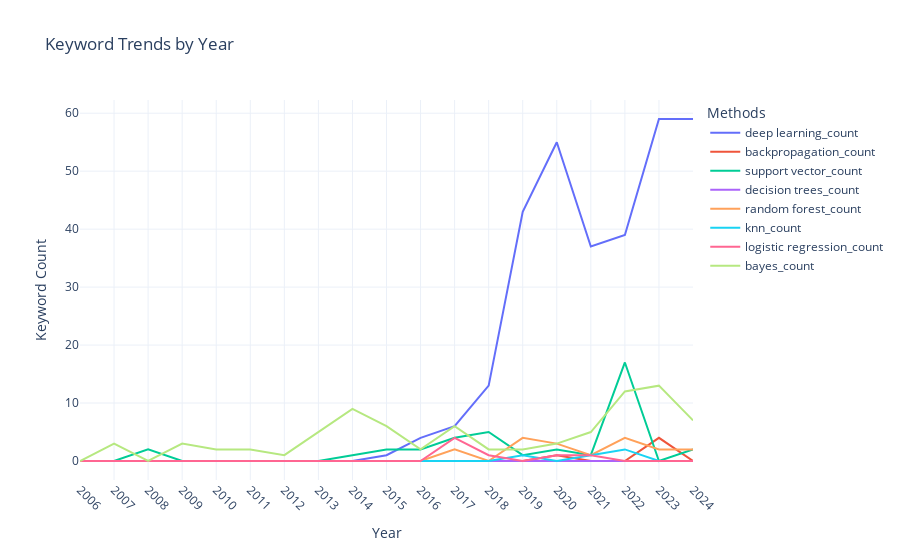

Here is the notebook cell this chart was saved with:
### Code cell
import plotly.express as px
import pandas as pd

# Extract year and count keywords (as done previously)
df['year'] = pd.to_datetime(df['Published Date']).dt.year

keywords = ['deep learning', 'backpropagation', 'support vector', 
            'decision trees', 'random forest', 'knn', 
            'logistic regression', 'bayes']

for keyword in keywords:
    df[keyword + '_count'] = df['cleaned_text'].apply(lambda x: x.count(keyword))

# Group by year and sum keyword counts
yearly_keyword_counts = df.groupby('year')[
    [keyword + '_count' for keyword in keywords]
].sum()

# Reshape the data for Plotly (long format for better visualization)
plot_data = yearly_keyword_counts.reset_index().melt(
    id_vars='year', 
    var_name='Keyword', 
    value_name='Count'
)

# Create interactive line plot with Plotly
fig = px.line(
    plot_data, 
    x='year', 
    y='Count', 
    color='Keyword', 
    title='Keyword Trends by Year',
    labels={'year': 'Year', 'Count': 'Keyword Count'}
)

fig.update_layout(
    hovermode='x unified',
    legend_title_text='Methods',
    template='plotly_white'
)

fig.update_xaxes(
    dtick=1,
    tickmode='linear',
    tickangle=45  
)

fig.show()

### Figure 1 — Plotly figure (JSON) as saved in the notebook; plotly's stock layout.template omitted (floating-point values rounded to 4 significant figures)
{"data": [{"hovertemplate": "Keyword=deep learning_count<br>Year=%{x}<br>Keyword Count=%{y}<extra></extra>", "legendgroup": "deep learning_count", "line": {"color": "#636efa", "dash": "solid"}, "marker": {"symbol": "circle"}, "mode": "lines", "name": "deep learning_count", "orientation": "v", "showlegend": true, "type": "scatter", "x": [2006, 2007, 2008, 2009, 2010, 2011, 2012, 2013, 2014, 2015, 2016, 2017, 2018, 2019, 2020, 2021, 2022, 2023, 2024], "xaxis": "x", "y": [0, 0, 0, 0, 0, 0, 0, 0, 0, 1, 4, 6, 13, 43, 55, 37, 39, 59, 59], "yaxis": "y"}, {"hovertemplate": "Keyword=backpropagation_count<br>Year=%{x}<br>Keyword Count=%{y}<extra></extra>", "legendgroup": "backpropagation_count", "line": {"color": "#EF553B", "dash": "solid"}, "marker": {"symbol": "circle"}, "mode": "lines", "name": "backpropagation_count", "orientation": "v", "showlegend": true, "type": "scatter", "x": [2006, 2007, 2008, 2009, 2010, 2011, 2012, 2013, 2014, 2015, 2016, 2017, 2018, 2019, 2020, 2021, 2022, 2023, 2024], "xaxis": "x", "y": [0, 0, 0, 0, 0, 0, 0, 0, 0, 0, 0, 0, 0, 0, 1, 0, 0, 4, 0], "yaxis": "y"}, {"hovertemplate": "Keyword=support vector_count<br>Year=%{x}<br>Keyword Count=%{y}<extra></extra>", "legendgroup": "support vector_count", "line": {"color": "#00cc96", "dash": "solid"}, "marker": {"symbol": "circle"}, "mode": "lines", "name": "support vector_count", "orientation": "v", "showlegend": true, "type": "scatter", "x": [2006, 2007, 2008, 2009, 2010, 2011, 2012, 2013, 2014, 2015, 2016, 2017, 2018, 2019, 2020, 2021, 2022, 2023, 2024], "xaxis": "x", "y": [0, 0, 2, 0, 0, 0, 0, 0, 1, 2, 2, 4, 5, 1, 2, 1, 17, 0, 2], "yaxis": "y"}, {"hovertemplate": "Keyword=decision trees_count<br>Year=%{x}<br>Keyword Count=%{y}<extra></extra>", "legendgroup": "decision trees_count", "line": {"color": "#ab63fa", "dash": "solid"}, "marker": {"symbol": "circle"}, "mode": "lines", "name": "decision trees_count", "orientation": "v", "showlegend": true, "type": "scatter", "x": [2006, 2007, 2008, 2009, 2010, 2011, 2012, 2013, 2014, 2015, 2016, 2017, 2018, 2019, 2020, 2021, 2022, 2023, 2024], "xaxis": "x", "y": [0, 0, 0, 0, 0, 0, 0, 0, 0, 0, 0, 0, 0, 0, 0, 0, 0, 0, 0], "yaxis": "y"}, {"hovertemplate": "Keyword=random forest_count<br>Year=%{x}<br>Keyword Count=%{y}<extra></extra>", "legendgroup": "random forest_count", "line": {"color": "#FFA15A", "dash": "solid"}, "marker": {"symbol": "circle"}, "mode": "lines", "name": "random forest_count", "orientation": "v", "showlegend": true, "type": "scatter", "x": [2006, 2007, 2008, 2009, 2010, 2011, 2012, 2013, 2014, 2015, 2016, 2017, 2018, 2019, 2020, 2021, 2022, 2023, 2024], "xaxis": "x", "y": [0, 0, 0, 0, 0, 0, 0, 0, 0, 0, 0, 2, 0, 4, 3, 1, 4, 2, 2], "yaxis": "y"}, {"hovertemplate": "Keyword=knn_count<br>Year=%{x}<br>Keyword Count=%{y}<extra></extra>", "legendgroup": "knn_count", "line": {"color": "#19d3f3", "dash": "solid"}, "marker": {"symbol": "circle"}, "mode": "lines", "name": "knn_count", "orientation": "v", "showlegend": true, "type": "scatter", "x": [2006, 2007, 2008, 2009, 2010, 2011, 2012, 2013, 2014, 2015, 2016, 2017, 2018, 2019, 2020, 2021, 2022, 2023, 2024], "xaxis": "x", "y": [0, 0, 0, 0, 0, 0, 0, 0, 0, 0, 0, 0, 0, 1, 0, 1, 2, 0, 0], "yaxis": "y"}, {"hovertemplate": "Keyword=logistic regression_count<br>Year=%{x}<br>Keyword Count=%{y}<extra></extra>", "legendgroup": "logistic regression_count", "line": {"color": "#FF6692", "dash": "solid"}, "marker": {"symbol": "circle"}, "mode": "lines", "name": "logistic regression_count", "orientation": "v", "showlegend": true, "type": "scatter", "x": [2006, 2007, 2008, 2009, 2010, 2011, 2012, 2013, 2014, 2015, 2016, 2017, 2018, 2019, 2020, 2021, 2022, 2023, 2024], "xaxis": "x", "y": [0, 0, 0, 0, 0, 0, 0, 0, 0, 0, 0, 4, 1, 0, 1, 1, 0, 0, 0], "yaxis": "y"}, {"hovertemplate": "Keyword=bayes_count<br>Year=%{x}<br>Keyword Count=%{y}<extra></extra>", "legendgroup": "bayes_count", "line": {"color": "#B6E880", "dash": "solid"}, "marker": {"symbol": "circle"}, "mode": "lines", "name": "bayes_count", "orientation": "v", "showlegend": true, "type": "scatter", "x": [2006, 2007, 2008, 2009, 2010, 2011, 2012, 2013, 2014, 2015, 2016, 2017, 2018, 2019, 2020, 2021, 2022, 2023, 2024], "xaxis": "x", "y": [0, 3, 0, 3, 2, 2, 1, 5, 9, 6, 2, 6, 2, 2, 3, 5, 12, 13, 7], "yaxis": "y"}], "layout": {"hovermode": "x unified", "legend": {"title": {"text": "Methods"}, "tracegroupgap": 0}, "title": {"text": "Keyword Trends by Year"}, "xaxis": {"anchor": "y", "domain": [0, 1], "dtick": 1, "tickangle": 45, "tickmode": "linear", "title": {"text": "Year"}}, "yaxis": {"anchor": "x", "domain": [0, 1], "title": {"text": "Keyword Count"}}}}
